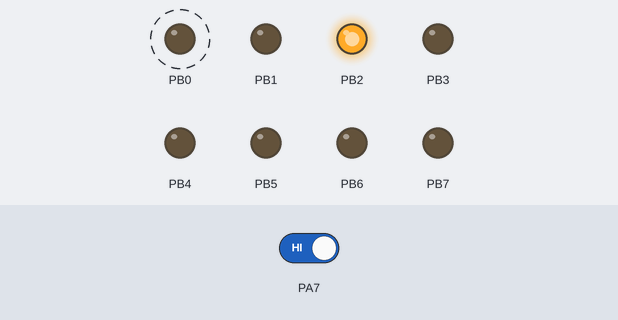
The program below on a simulated ATmega2560, built with avr-gcc and emulated at 16 MHz. On the bench: output pins drawn as LEDs (lit = HIGH). Dashed ring = blinking. The inputs (shaded band) are chosen by the test bench; at power-on: PA7 HIGH.

Above: at 2.3 s.
2.4 s: PA7 driven LOW
At 2.8 s:
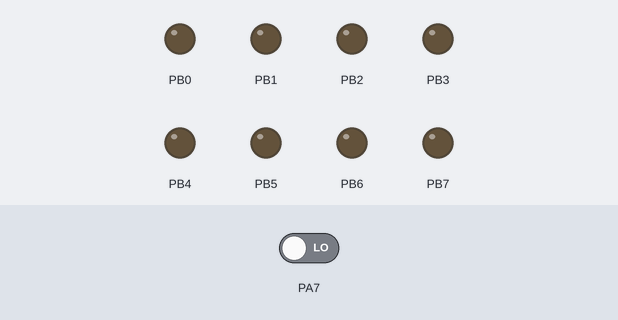
4.0 s: PA7 driven HIGH
At 5.4 s:
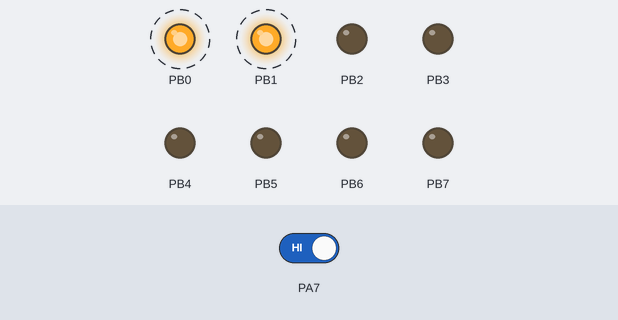
At 7.4 s:
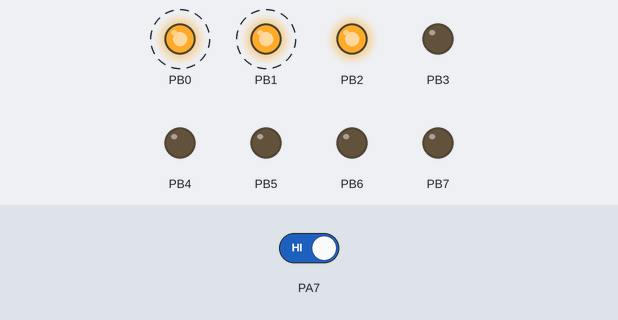
Timing chart, 0 to 24.5 s (numbered marks = the images above; inputs shaded):
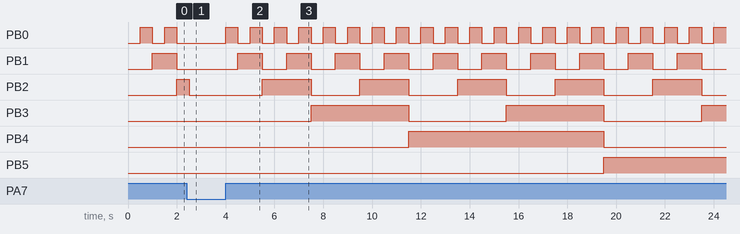

Measured:
- after the input at 2.4 s, PB0: stays LOW (without the input it goes to HIGH after 0.10 s); PB1: stays LOW (without the input it goes to HIGH after 0.60 s); PB2: HIGH → LOW after 0.10 s
- after the input at 4.0 s, PB0: alternates HIGH for 0.50 s and LOW for 0.50 s, starting at once; PB1: alternates HIGH for 1.0 s and LOW for 1.0 s, starting after 0.50 s
- by itself, PB0: alternates HIGH for 0.50 s and LOW for 0.50 s

The program:

main.c
```c
/******************************************
  AMS, LAB2
  Sample code:
  Using simulator and Atmel-ICE

  Henning Hargaard, February 1, 2019
*******************************************/
#include <avr/io.h>
#define F_CPU 16000000
#include <util/delay.h>

int main()
{
unsigned char i = 0;

  DDRA = 0;    //PORTA pins are inputs (SWITCHES)
  DDRB = 0xFF; //PORTB pins are outputs (LEDs)
  while (1)
  {
    PORTB = i; //Display "i" at the LEDs
    i++;
    _delay_ms(500);
    if ((PINA & 0b10000000)==0)
      i = 0;
  }
}
```
